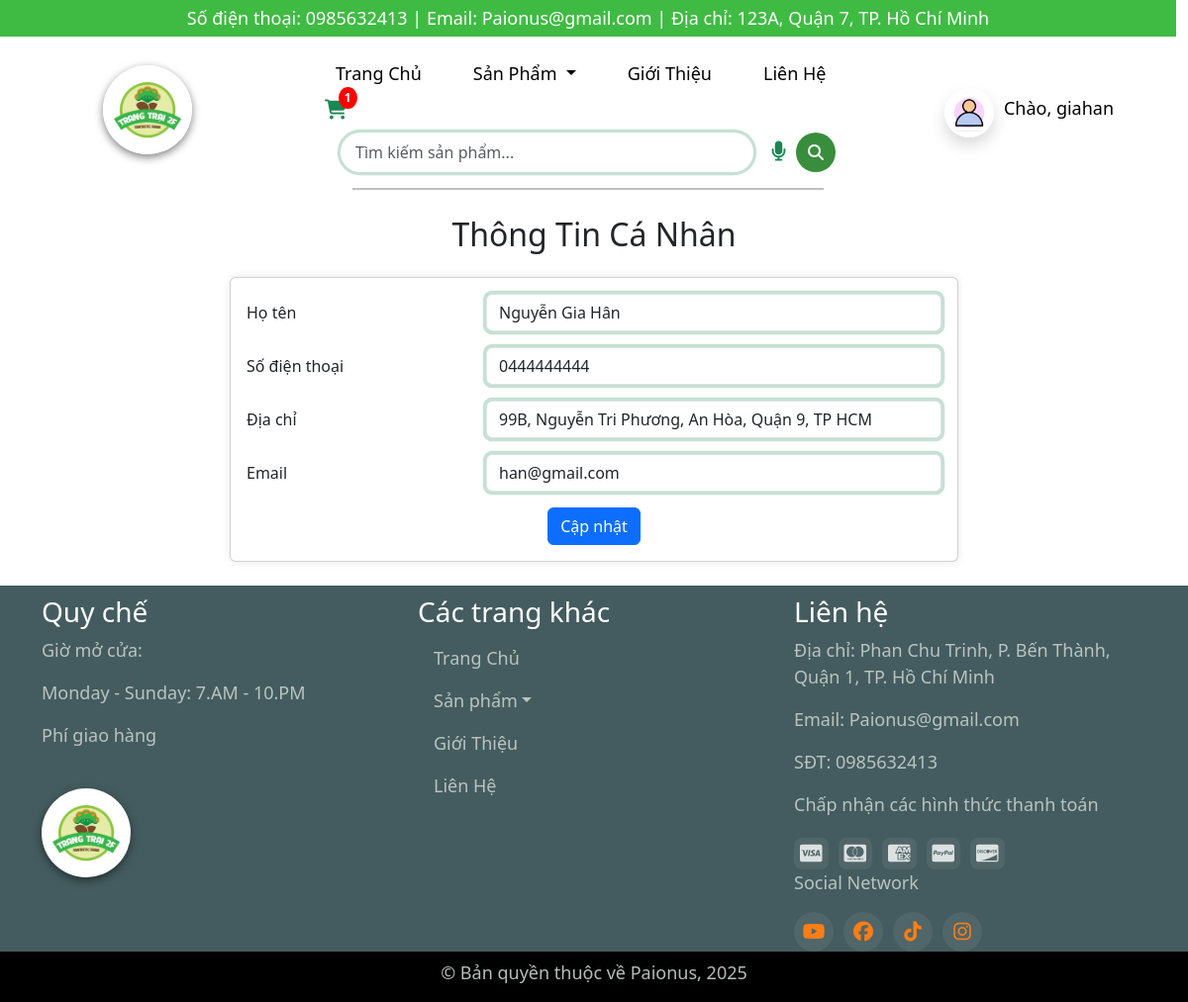
The page /index.php?act=info_user (signed in) on the database its author committed.
### tables this page shows
CREATE TABLE `khach_hang` (
  `KH_ID` int(11) NOT NULL,
  `TK_ID` int(11) NOT NULL,
  `KH_HOTEN` varchar(30) NOT NULL,
  `KH_EMAIL` varchar(30) NOT NULL,
  `KH_SODIENTHOAI` varchar(15) NOT NULL,
  `KH_DIACHI` varchar(50) NOT NULL,
  `KH_NGAYDANGKY` datetime NOT NULL DEFAULT current_timestamp(),
  `KH_DIEMTICHLUY` float DEFAULT 0
);

### model/user.php (called while the page is built, shortened)
<?php
function get_customer_id_from_customer($kh_id) {
    $conn = ketnoidb();
    $sql = "SELECT * FROM khach_hang WHERE KH_ID = :kh_id";
    $stmt = $conn->prepare($sql);
    $stmt->bindParam(':kh_id', $kh_id, PDO::PARAM_INT);
    $stmt->execute();
    $result = $stmt->fetch(PDO::FETCH_ASSOC);
    return $result;
}
?>

### view/info_user.php (the view, shortened to what this page needs)
<!DOCTYPE html>
<html lang="en">
<head>
</head>
<body>
<main>
<?php
if (isset($info) && !empty($info)) {
    $kh = $info;
    if(isset($login) && !empty($login)){
    echo '
    <div class="container mt-5 mb-4">
        <div class="row">
            <div class="col-md-8 offset-md-2">
                <h2 class="text-center mb-4">Thông Tin Cá Nhân</h2>
                <div class="card">
                    <div class="card-body">
                        <form method="POST" action="index.php?act=capnhat">
                            <div class="row mb-3">
                                <label for="name" class="col-md-4 col-form-label">Họ tên</label>
                                <div class="col-md-8">
                                    <input type="text" class="form-control" id="name" name="name" value="' . htmlspecialchars($kh['KH_HOTEN']) . '" required>
                                </div>
                            </div>
                            <div class="row mb-3">
                                <label for="phone" class="col-md-4 col-form-label">Số điện thoại</label>
                                <div class="col-md-8">
                                    <input type="text" class="form-control" id="phone" name="phone" value="' . htmlspecialchars($kh['KH_SODIENTHOAI']) . '" required>
                                </div>
                            </div>
                            <div class="row mb-3">
                                <label for="address" class="col-md-4 col-form-label">Địa chỉ</label>
                                <div class="col-md-8">
                                    <input type="text" class="form-control" id="address" name="address" value="' . htmlspecialchars($kh['KH_DIACHI']) . '" required>
                                </div>
                            </div>
                            <div class="row mb-3">
                                <label for="email" class="col-md-4 col-form-label">Email</label>
                                <div class="col-md-8">
                                    <input type="email" class="form-control" id="email" name="email" value="' . htmlspecialchars($kh['KH_EMAIL']) . '" required>
                                </div>
                            </div>
                            <input type="hidden" name="user_id" value="' . htmlspecialchars($kh['TK_ID']) . '">
                            <div class="text-center">
                                <input name="capnhat" type="submit" class="btn btn-primary" value="Cập nhật"></a>
                            </div>
                        </form>
                    </div>
                </div>
            </div>
        </div>
    </div>';
    }
} else {
    echo '<div class="container mt-5"><div class="alert alert-warning">Không tìm thấy thông tin người dùng.</div></div>';
}
?>
</main>
    </body>
</html>

### view/header.php (style rules this page uses)
* { margin: 0; padding: 0; box-sizing: border-box; }
html, body { height: 100%; margin: 0; min-height: 100vh; overflow-y: auto; overflow-x: hidden; }
.form-control { border-color: #198754; box-shadow: 0 0 0 0.2rem rgba(25, 135, 84, 0.25); }

### view/info_user.php (style rules this page uses)
.col-form-label { text-align: left; margin-bottom: 0; line-height: 1.5; }
.form-control { border-radius: 0.25rem; border: 1px solid #ced4da; }
.card { border-radius: 0.5rem; box-shadow: 0 0 0.5rem rgba(0, 0, 0, 0.1); }
.card-body { padding: 2rem; }
.btn-primary { background-color: #007bff; border: 1px solid #007bff; padding: 0.75rem 1.25rem; font-size: 1rem; border-radius: 0.25rem; }
main { flex: 1; margin-top: 170px; }

### rows shown on the page
khach_hang: name "Nguyễn Gia Hân", phone "0444444444", address "99B, Nguyễn Tri Phương, An Hòa, Quận 9, TP HCM", email "han@gmail.com"

### other values the page prints
$_SESSION['slsp'] "1"
$_SESSION['username'] "giahan"
